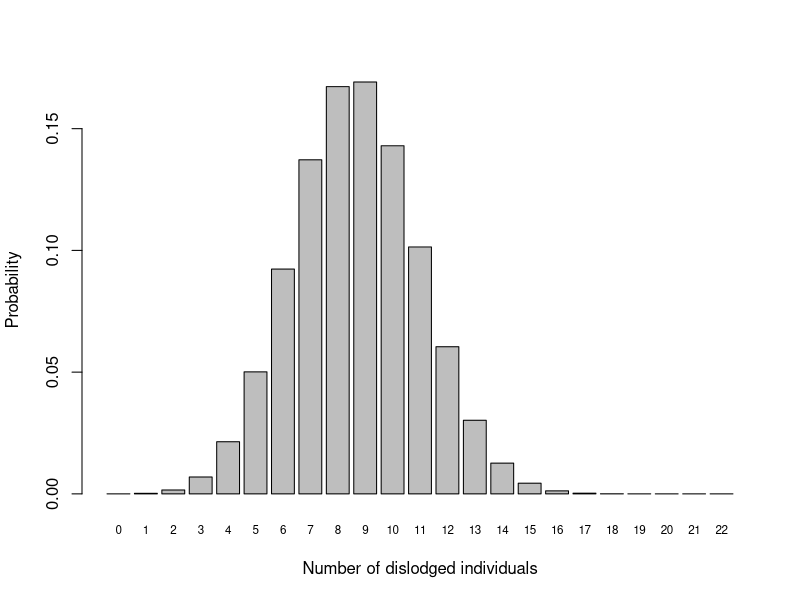

R code for this plot:
## ---- chunk 1
#| message: false
#| warning: false
#| code-fold: false

library(tidyverse); theme_set(theme_classic())
library(readxl)
set.seed(2026)
## ---- chunk 2

## ---- chunk 3
#| code-fold: true
#| code-summary: "k=n"

k <- 15
k
## ---- chunk 4

## ---- chunk 5
#| code-fold: true
#| code-summary: "p-hat"

p_hat <- 12/k
p_hat
## ---- chunk 6

## ---- chunk 7
#| code-fold: true
#| code-summary: "Standard error"

sqrt( (p_hat*(1-p_hat))/(k-1) )
## ---- chunk 8

## ---- chunk 9
#| code-fold: true
#| code-summary: "Mean expected dislodgement"

p <- 0.394
k <- 22
p*k
## ---- chunk 10

## ---- chunk 11
#| code-fold: true
#| code-summary: "Bar plot"

barplot(dbinom(0:k, k, p), 
        names.arg=0:k, 
        xlab="Number of dislodged individuals",
        ylab="Probability", 
        cex.names=0.7) # Changes the size of the 'names' (default = 1)
## ---- chunk 12

## ---- chunk 13
#| code-fold: true
#| code-summary: "P(y = 9 | p, k)"

dbinom(9, k, p)
## ---- chunk 14

## ---- chunk 15
#| code-fold: true
#| code-summary: "P(y <= 5 | p, k)"

sum(dbinom(0:5, k, p)) # pbinom(5, k, p)
## ---- chunk 16

## ---- chunk 17
#| code-fold: true
#| code-summary: "P(y > 11 | p, k) * 10 years"

10 * sum(dbinom(12:k, k, p))  # 1 - pbinom(11, k, p)
## ---- chunk 18

## ---- chunk 19
#| code-fold: true
#| code-summary: "Load and check data"

dw_df <- read_xlsx("data/H2SMS_practicalData.xlsx", sheet="Dogwhelks")
str(dw_df)
## ---- chunk 20
#| code-fold: true
#| code-summary: "Calculate mean and variance"
#| results: hold

mean(dw_df$num_whelks)
var(dw_df$num_whelks)
## ---- chunk 21

## ---- chunk 22
#| code-fold: true
#| code-summary: "Proportions: Method 1"
#| results: hold

mean(dw_df$num_whelks == 0)
mean(dw_df$num_whelks == 1)
mean(dw_df$num_whelks == 2)
## ---- chunk 23
#| code-fold: true
#| code-summary: "Proportions: Method 2"

dw_df |>
  count(num_whelks) |> # count occurrences of each value, put in new column `n`
  mutate(proportion=n/sum(n))
## ---- chunk 24
#| code-fold: true
#| code-summary: "Proportions: Method 3"

table(dw_df$num_whelks)/nrow(dw_df) # table() counts occurrences of each value
## ---- chunk 25

## ---- chunk 26
#| code-fold: true
#| code-summary: "P(y > 2 | lambda)"

lambda <- mean(dw_df$num_whelks)
1 - ppois(2, lambda)
## ---- chunk 27

## ---- chunk 28
#| code-fold: true
#| code-summary: "P(y = 1 | lambda) * 40 quadrats"

dpois(1, lambda) * 40
## ---- chunk 29

## ---- chunk 30
#| code-fold: true
#| code-summary: "P(y <=7 | lambda)"

lambda <- 14.2
ppois(7, lambda)
## ---- chunk 31

## ---- chunk 32
#| code-fold: true
#| code-summary: "P(y = 14 | lambda)"

dpois(14, lambda)
## ---- chunk 33

## ---- chunk 34
#| code-fold: true
#| code-summary: "P(y >= 14 | lambda)"

1 - ppois(13, lambda)
## ---- chunk 35

## ---- chunk 36
#| code-fold: true
#| code-summary: "Maximum possible"

# 31 days
## ---- chunk 37
#| code-fold: true
#| code-summary: "P(y = 0 | lambda)"

dpois(0, lambda)
## ---- chunk 38
#| code-fold: true
#| code-summary: "P(y > max | lambda)"

1 - ppois(31, lambda)
## ---- chunk 39
#| code-fold: true
#| code-summary: "Interpretation"

# There is a 0.00007% chance of 0 days with sightings and a
# 0.003% chance of >31 days with sightings.

# This is just to remind you to always consider the limits of your model!
